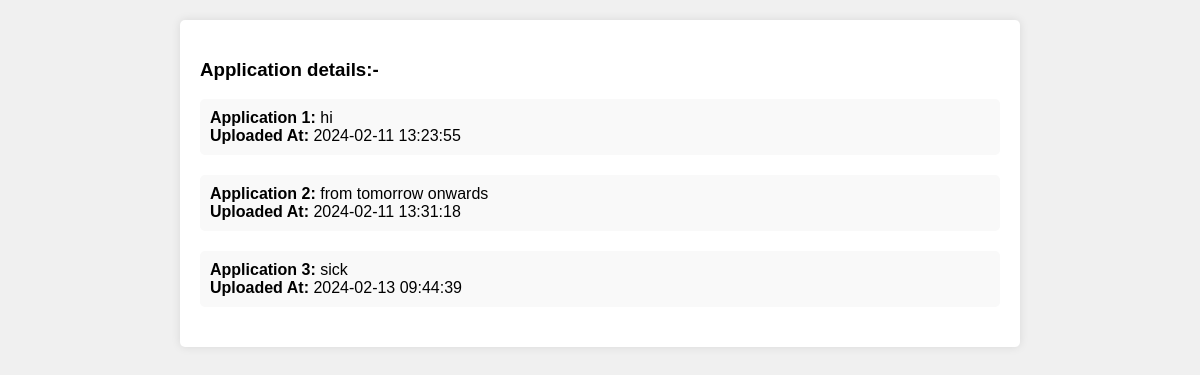
The app's page /leave_fc.php with its own data.
### tables this page shows
CREATE TABLE `le_appl` (
  `id` int(11) NOT NULL,
  `text` varchar(500) NOT NULL,
  `uploaded at` timestamp NOT NULL DEFAULT current_timestamp()
);

### leave_fc.php (the view, shortened to what this page needs)
<!DOCTYPE html>
<html lang="en">
<head>
</head>
<body>
  <div class="container">
    <div class="quiz-history">
      <h3>Application details:-</h3>
      <?php
      include("login.php");
      $sql = "SELECT * FROM le_appl";
      $result = mysqli_query($con, $sql);
      if (mysqli_num_rows($result) > 0) {
          $count = 1;
          while ($row = mysqli_fetch_assoc($result)) {
              echo "<div class='exam'>";
              echo "<p><strong>Application $count:</strong> " . $row["text"] . "</p>";
              echo "<p><strong>Uploaded At:</strong> " . $row["uploaded at"] . "</p>";
              echo "</div>";
              $count++;
          }
      } else {
          echo "No updates regarding exams.";
      }
      ?>
    </div>
  </div>
</body>
</html>

### leave_fc.php (style rules this page uses)
body { font-family: Arial, sans-serif; background-color: #f0f0f0; margin: 0; padding: 0; }
.container { max-width: 800px; margin: 20px auto; padding: 20px; background-color: #fff; border-radius: 5px; box-shadow: 0 0 10px rgba(0, 0, 0, 0.1); }
.exam { margin-bottom: 20px; padding: 10px; background-color: #f9f9f9; border-radius: 5px; }
.exam p { margin: 0; }

### records on screen
le_appl: text "hi", uploaded at "2024-02-11 13:23:55"
le_appl: text "from tomorrow onwards", uploaded at "2024-02-11 13:31:18"
le_appl: text "sick", uploaded at "2024-02-13 09:44:39"
